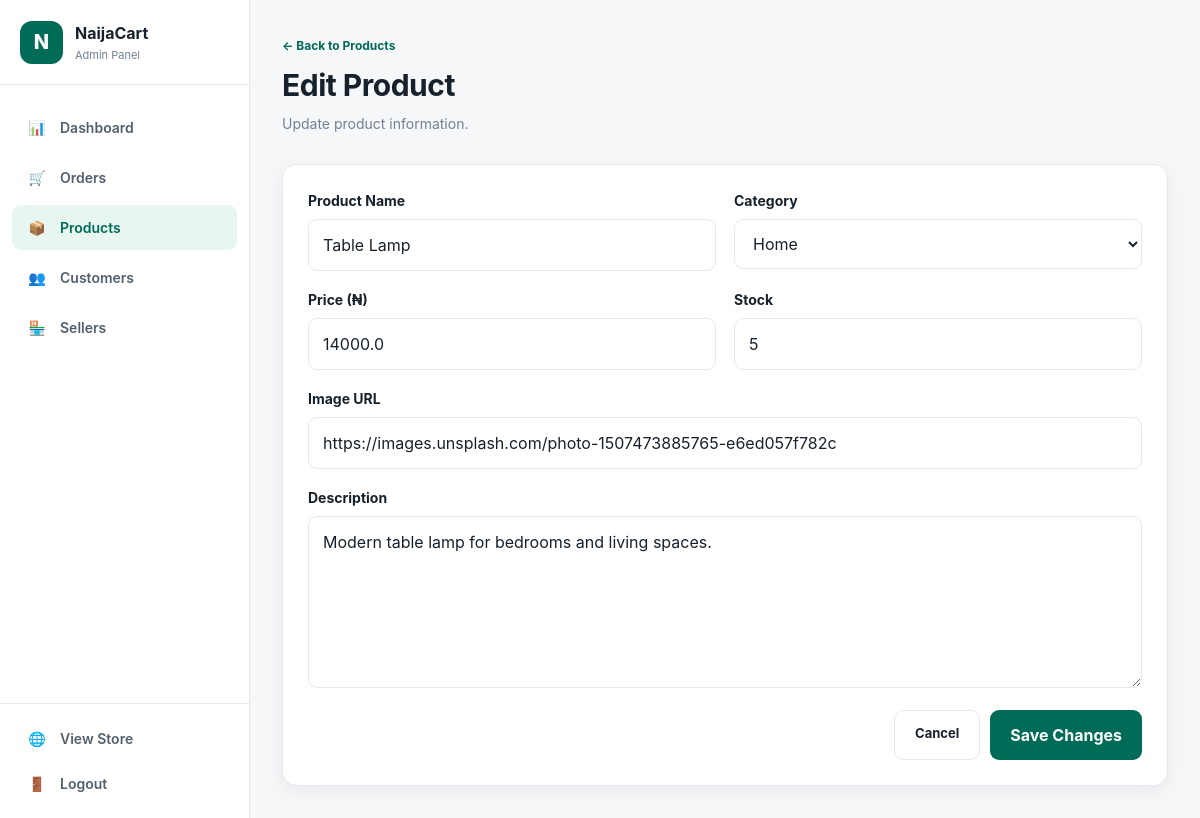
The app's page /admin/products/edit/45 (signed in) with its own data.
### tables this page shows
CREATE TABLE products (
            id INTEGER PRIMARY KEY AUTOINCREMENT,
            name TEXT NOT NULL,
            category TEXT NOT NULL,
            price REAL NOT NULL,
            description TEXT,
            image TEXT,
            seller_id INTEGER,
            stock INTEGER NOT NULL DEFAULT 0,
            created_at TIMESTAMP DEFAULT CURRENT_TIMESTAMP,

            FOREIGN KEY (seller_id)
                REFERENCES users(id)
                ON DELETE SET NULL
        );

### app.py (the view, shortened to what this page needs)
@app.route(
    "/admin/products/edit/<int:product_id>",
    methods=["GET", "POST"]
)
@admin_required
def edit_product(product_id):
    conn = get_db()
    product = conn.execute(
        """
        SELECT *
        FROM products
        WHERE id = ?
        """,
        (product_id,)
    ).fetchone()
    conn.close()
    return render_template(
        "admin_edit_product.html",
        product=product
    )

### app.py (called while the page is built, shortened)
def get_db():
    conn = sqlite3.connect(
        str(DATABASE),
        timeout=30
    )
    conn.row_factory = sqlite3.Row
    conn.execute(
        "PRAGMA foreign_keys = ON"
    )
    conn.execute(
        "PRAGMA busy_timeout = 30000"
    )
    return conn

def admin_required(function):
    @wraps(function)
    def wrapper(*args, **kwargs):
        user_id = session.get(
            "user_id"
        )
        if not user_id:
            return redirect(
                url_for("admin_login")
            )
        conn = get_db()
        try:
            user = conn.execute(
                """
                SELECT
                    id,
                    role
                FROM users
                WHERE id = ?
                """,
                (user_id,)
            ).fetchone()
        finally:
            conn.close()
        return function(
            *args,
            **kwargs
        )
    return wrapper

def current_cart():
    if "cart" not in session:
        session["cart"] = {}
    return session["cart"]

def cart_items():
    cart = current_cart()
    if not cart:
        return [], 0, 0

@app.context_processor
def inject_cart():
    items, subtotal, count = cart_items()
    wishlist_count = 0
    user_id = session.get(
        "user_id"
    )
    if user_id:
        conn = get_db()
        wishlist_count = conn.execute(
            """
            SELECT COUNT(*)
            FROM wishlist
            WHERE user_id = ?
            """,
            (user_id,)
        ).fetchone()[0]
        conn.close()
    return {
        "cart_items": items,
        "cart_subtotal": subtotal,
        "cart_count": count,
        "cart_total": subtotal,
        "wishlist_count": wishlist_count
    }

### templates/admin_edit_product.html (shortened to what this page needs)
<!DOCTYPE html>
<html lang="en">
<head>
<link rel="stylesheet"
      href="{{ url_for('static', filename='css/admin.css') }}">
</head>
<body class="admin-body">
<aside class="admin-sidebar">
<div class="admin-brand">
<div class="brand-icon">N</div>
<div>
<strong>NaijaCart</strong>
<span>Admin Panel</span>
</div>
</div>
<nav class="admin-navigation">
<a href="{{ url_for('admin_dashboard') }}"
   class="admin-nav-link">
<span>📊</span>
Dashboard
</a>
<a href="{{ url_for('admin_orders') }}"
   class="admin-nav-link">
<span>🛒</span>
Orders
</a>
<a href="{{ url_for('admin_products') }}"
   class="admin-nav-link active">
<span>📦</span>
Products
</a>
<a href="{{ url_for('admin_customers') }}"
   class="admin-nav-link">
<span>👥</span>
Customers
</a>
<a href="{{ url_for('admin_sellers') }}"
   class="admin-nav-link">
<span>🏪</span>
Sellers
</a>
</nav>
<div class="sidebar-bottom">
<a href="{{ url_for('home') }}"
   class="admin-nav-link">
<span>🌐</span>
View Store
</a>
<a href="{{ url_for('admin_logout') }}"
   class="admin-nav-link logout-link">
<span>🚪</span>
Logout
</a>
</div>
</aside>
<main class="admin-main">
<header class="admin-header">
<div>
<a href="{{ url_for('admin_products') }}"
   class="back-link">
← Back to Products
</a>
<h1>
Edit Product
</h1>
<p>
Update product information.
</p>
</div>
</header>
<section class="dashboard-panel edit-product-panel">
<form method="POST"
      action="{{ url_for('edit_product', product_id=product['id']) }}"
      class="product-form">
<div class="form-grid">
<div class="form-group">
<label>
Product Name
</label>
<input
type="text"
name="name"
value="{{ product['name'] }}"
required>
</div>
<div class="form-group">
<label>
Category
</label>
<select name="category" required>
<option value="home"
{% if product['category'] == 'home' %}selected{% endif %}>
Home
</option>
</select>
</div>
<div class="form-group">
<label>
Price (₦)
</label>
<input
type="number"
name="price"
step="0.01"
min="0"
value="{{ product['price'] }}"
required>
</div>
<div class="form-group">
<label>
Stock
</label>
<input
type="number"
name="stock"
min="0"
value="{{ product['stock'] }}"
required>
</div>
<div class="form-group full">
<label>
Image URL
</label>
<input
type="url"
name="image"
value="{{ product['image'] or '' }}">
</div>
<div class="form-group full">
<label>
Description
</label>
<textarea
name="description"
rows="6">{{ product['description'] or '' }}</textarea>
</div>
</div>
<div class="form-actions">
<a href="{{ url_for('admin_products') }}"
   class="secondary-button">
Cancel
</a>
<button type="submit"
        class="primary-button">
Save Changes
</button>
</div>
</form>
</section>
</main>
</body>
</html>

### static/css/admin.css (style rules this page uses)
* { box-sizing: border-box; margin: 0; padding: 0; }
:root { --green: #006b57; --green-dark: #004f40; --green-light: #e8f6f2; --background: #f5f7f9; --white: #ffffff; --text: #17212b; --muted: #718096; --border: #e5e9ef; --danger: #dc3545; --danger-light: #fff0f1; --warning: #d98200; --warning-light: #fff6e5; --blue: #2878d7; --blue-light: #edf5ff; --purple: #7656d6; --purple-light: #f2efff; --shadow: 0 5px 20px rgba(15, 23, 42, 0.06); --radius: 14px; }
html { scroll-behavior: smooth; }
body { font-family: Inter, -apple-system, BlinkMacSystemFont, "Segoe UI", Arial, sans-serif; background: var(--background); color: var(--text); line-height: 1.5; }
a { text-decoration: none; color: inherit; }
button, input, select, textarea { font: inherit; }
.form-group { display: flex; flex-direction: column; gap: 8px; }
.form-group label { font-size: 14px; font-weight: 650; }
.form-group input, .form-group select, .form-group textarea { width: 100%; border: 1px solid var(--border); background: white; color: var(--text); padding: 13px 14px; border-radius: 9px; outline: none; transition: 0.2s; }
.login-button, .primary-button { border: none; cursor: pointer; background: var(--green); color: white; padding: 13px 20px; border-radius: 9px; font-weight: 700; transition: 0.2s; }
.admin-sidebar { position: fixed; left: 0; top: 0; bottom: 0; width: 250px; background: #ffffff; border-right: 1px solid var(--border); display: flex; flex-direction: column; z-index: 100; }
.admin-brand { height: 85px; padding: 20px; display: flex; align-items: center; gap: 12px; border-bottom: 1px solid var(--border); }
.brand-icon { width: 43px; height: 43px; border-radius: 12px; background: var(--green); color: white; display: flex; align-items: center; justify-content: center; font-weight: 800; font-size: 20px; }
.admin-brand strong { display: block; font-size: 16px; }
.admin-brand span { display: block; color: var(--muted); font-size: 11px; margin-top: 2px; }
.admin-navigation { padding: 20px 12px; display: flex; flex-direction: column; gap: 5px; }
.admin-nav-link { display: flex; align-items: center; gap: 12px; padding: 12px 14px; border-radius: 9px; color: #52606d; font-size: 14px; font-weight: 600; transition: 0.2s; }
.admin-nav-link.active { background: var(--green-light); color: var(--green); }
.admin-nav-link span:first-child { width: 22px; text-align: center; }
.sidebar-bottom { margin-top: auto; padding: 12px; border-top: 1px solid var(--border); }
.admin-main { margin-left: 250px; min-height: 100vh; padding: 32px; }
.admin-header { display: flex; justify-content: space-between; align-items: center; gap: 20px; margin-bottom: 30px; }
.admin-header h1 { font-size: 30px; letter-spacing: -0.5px; }
.admin-header p { color: var(--muted); margin-top: 5px; font-size: 14px; }
.dashboard-panel { background: white; border: 1px solid var(--border); border-radius: var(--radius); box-shadow: var(--shadow); overflow: hidden; }
.product-form { padding: 25px; }
.form-grid { display: grid; grid-template-columns: repeat(2, 1fr); gap: 18px; margin-bottom: 22px; }
.form-group.full { grid-column: 1 / -1; }
.product-form textarea { resize: vertical; min-height: 100px; }
.form-actions { display: flex; justify-content: flex-end; gap: 10px; }
.secondary-button { padding: 13px 20px; border-radius: 9px; border: 1px solid var(--border); background: white; color: var(--text); font-weight: 700; font-size: 13px; }
.back-link { display: inline-block; color: var(--green); font-size: 12px; font-weight: 700; margin-bottom: 8px; }

### records on screen
products: name "Table Lamp", category "Home", price "14000.0", stock "5", image "https://images.unsplash.com/photo-1507473885765-e6ed057f782c", description "Modern table lamp for bedrooms and living spaces."
